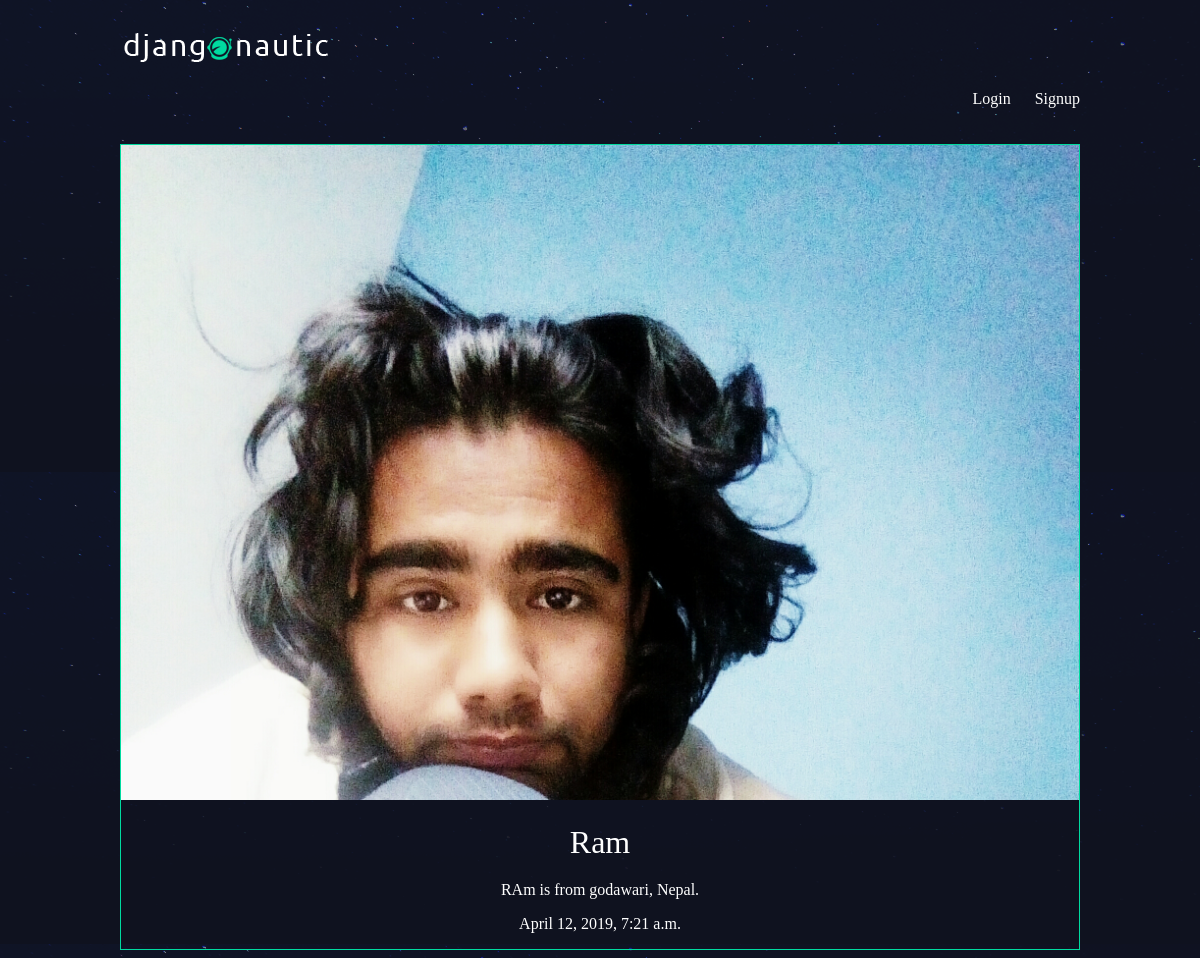
Screenshot of /articles/ram/ with the database file from the repository.
### articles/models.py (models this page shows, shortened)
class Article(models.Model):
    title = models.CharField(max_length=100)
    slug = models.SlugField()
    body = models.TextField()
    date = models.DateTimeField(auto_now_add=True)
    thumb = models.ImageField(default='default.png', blank=True)
    author = models.ForeignKey(User, on_delete=models.CASCADE, default=None)

### articles/views.py (the view)
# urls.py: url(r'^(?P<slug>[\w-]+)/$', views.article_detail, name="detail"),
def article_detail(request, slug):
    article = Article.objects.get(slug=slug)
    return render(request, 'article_detail.html', {'article': article })

### articles/templates/article_detail.html
{% extends 'base_layout.html' %}
{% block content %}
<div class="article-detail">
    <div class="article">
        <img src="{{article.thumb.url}}"/>
        <h2>{{ article.title }}</h2>
        <p>{{ article.body }}</p>
        <p>{{ article.date }}</p>
    </div>
</div>
{% endblock %}

### assets/styles.css (style rules this page uses)
body { background-color: #0f121f; background-image: url(/static/stars.png); background-repeat-y: no-repeat; color: #fff; }
body * { font-family: Ubuntu; }
h1, h2, h3, h4, h5 { font-weight: normal; margin: 0; }
.article { padding: 10px; border: 1px solid #00dba0; position: relative; padding-bottom: 40px; }
.article h2 { font-size: 1.2em; }
.article-detail .article { padding: 0; }
.article-detail .article img { max-width: 100%; }
.article-detail .article h2 { text-align: center; margin: 20px auto; font-size: 2em; }
.article-detail .article p { text-align: center; }

### rows the page displays
Article: thumb (picture), title "Ram", body "RAm is from godawari, Nepal.", date "April 12, 2019, 7:21 a.m."
